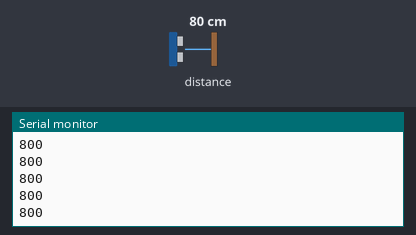
A sketch run on a simulated Arduino Uno, built with avr-gcc and run on an emulated ATmega328P. On the bench: the last lines printed to the serial monitor. The inputs (shaded band) are chosen by the test bench; at power-on: distance to the obstacle 80 cm.

Above: at 1.2 s.
1.3 s: distance to the obstacle set to 2 cm
At 1.32 s:
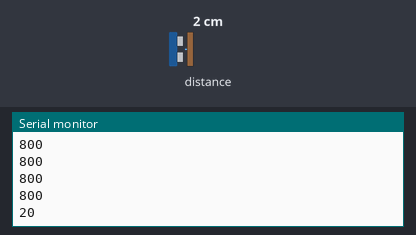
2.8 s: distance to the obstacle set to 4 cm
At 2.82 s:
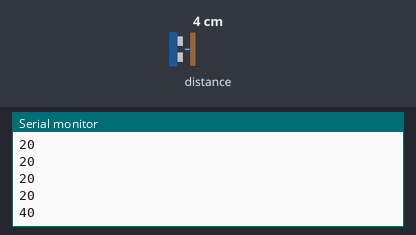
Timing chart, 0 to 5.8 s (numbered marks = the images above; inputs shaded):
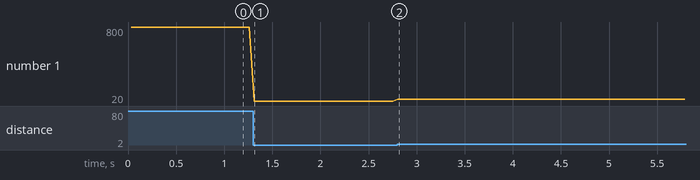

Measured:
- after the input at 1.3 s, the serial monitor: prints a new line at once (image 1)
- after the input at 2.8 s, the serial monitor: prints a new line at once (image 2)
- plotted number 1: 800 → 20 after the input at 1.3 s, 20 → 40 after the input at 2.8 s

The sketch:

Distance_Sensor_VL5310X.ino
```cpp
#include <Wire.h>
#include <VL53L0X.h>

VL53L0X distanceSensor;

void setup() {
  Serial.begin(115200);
  Wire.begin();
  distanceSensor.setTimeout(500);
  if (!distanceSensor.init()) {
    Serial.println("Failed to detect and initialize sensor!");
    while (1) {}
  }
}

void loop() {
  // put your main code here, to run repeatedly:
  int dist = distanceSensor.readRangeSingleMillimeters();
  Serial.println(dist);
  delay(20);
}
```
